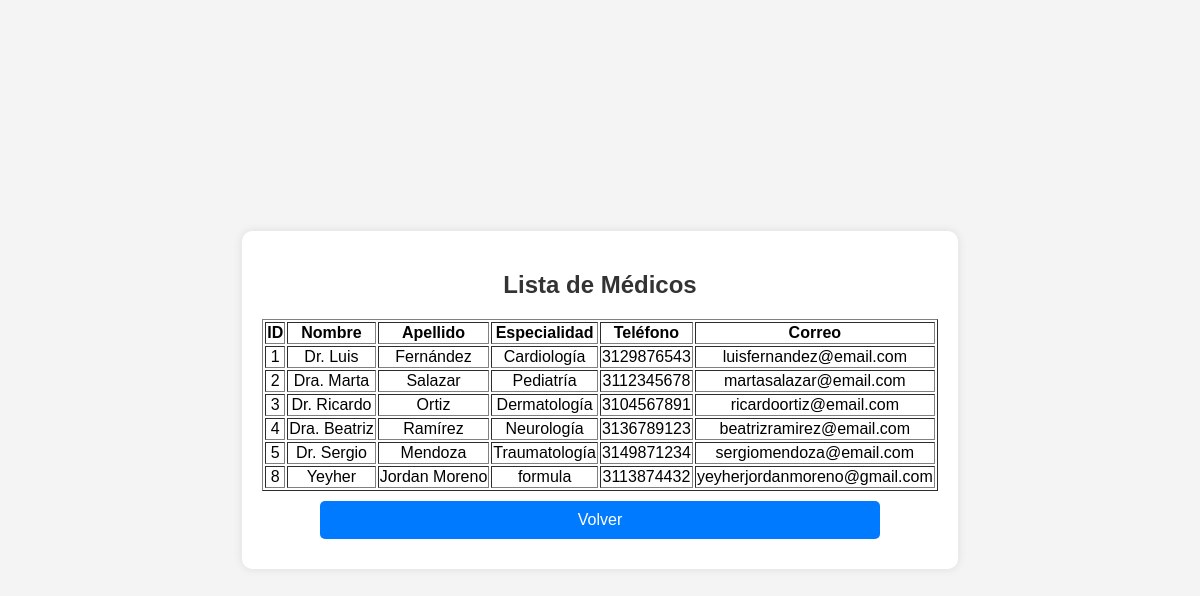
The page /listar_medicos.php on the database its author committed.
### tables this page shows
CREATE TABLE `medicos` (
  `id_medico` int(11) NOT NULL,
  `nombre` varchar(50) NOT NULL,
  `apellido` varchar(50) NOT NULL,
  `especialidad` varchar(50) NOT NULL,
  `telefono` varchar(20) DEFAULT NULL,
  `correo` varchar(100) DEFAULT NULL,
  `contrasena` varchar(255) NOT NULL,
  `contraseña` varchar(255) NOT NULL
);

### listar_medicos.php (the view, shortened to what this page needs)
<?php
include 'conexion.php';
$resultado = $conn->query("CALL ListarMedicos()");
$medicos = [];
if ($resultado) {
    while ($fila = $resultado->fetch_assoc()) {
        $medicos[] = $fila;
    }
}
?>
<!DOCTYPE html>
<html lang="es">
<head>
    <link rel="stylesheet" href="style.css">
</head>
<body>
    <div class="container">
        <h2>Lista de Médicos</h2>
        <?php if (empty($medicos)): ?>
            <p>No hay médicos registrados.</p>
        <?php else: ?>
            <table border="1">
                <tr>
                    <th>ID</th>
                    <th>Nombre</th>
                    <th>Apellido</th>
                    <th>Especialidad</th>
                    <th>Teléfono</th>
                    <th>Correo</th>
                </tr>
                <?php foreach ($medicos as $medico): ?>
                    <tr>
                        <td><?php echo $medico['id_medico']; ?></td>
                        <td><?php echo $medico['nombre']; ?></td>
                        <td><?php echo $medico['apellido']; ?></td>
                        <td><?php echo $medico['especialidad']; ?></td>
                        <td><?php echo $medico['telefono']; ?></td>
                        <td><?php echo $medico['correo']; ?></td>
                    </tr>
                <?php endforeach; ?>
            </table>
        <?php endif; ?>
        <a href="index.php" class="btn">Volver</a>
    </div>
</body>
</html>

### style.css (style rules this page uses)
body { font-family: Arial, sans-serif; background-color: #f4f4f4; margin: 0; padding: 0; display: flex; flex-direction: column; align-items: center; justify-content: center; height: 100vh; }
.container { background: white; padding: 20px; border-radius: 10px; box-shadow: 0 0 10px rgba(0, 0, 0, 0.1); text-align: center; }
h2 { color: #333; }
.btn { display: block; width: 80%; margin: 10px auto; padding: 10px; background: #007BFF; color: white; text-decoration: none; border-radius: 5px; transition: 0.3s; }

### rows shown on the page
medicos: id_medico "1", nombre "Dr. Luis", apellido "Fernández", especialidad "Cardiología", telefono "3129876543", correo "luisfernandez@email.com"
medicos: id_medico "2", nombre "Dra. Marta", apellido "Salazar", especialidad "Pediatría", telefono "3112345678", correo "martasalazar@email.com"
medicos: id_medico "3", nombre "Dr. Ricardo", apellido "Ortiz", especialidad "Dermatología", telefono "3104567891", correo "ricardoortiz@email.com"
medicos: id_medico "4", nombre "Dra. Beatriz", apellido "Ramírez", especialidad "Neurología", telefono "3136789123", correo "beatrizramirez@email.com"
medicos: id_medico "5", nombre "Dr. Sergio", apellido "Mendoza", especialidad "Traumatología", telefono "3149871234", correo "sergiomendoza@email.com"
medicos: id_medico "8", nombre "Yeyher", apellido "Jordan Moreno", especialidad "formula", telefono "3113874432", correo "yeyherjordanmoreno@gmail.com"
